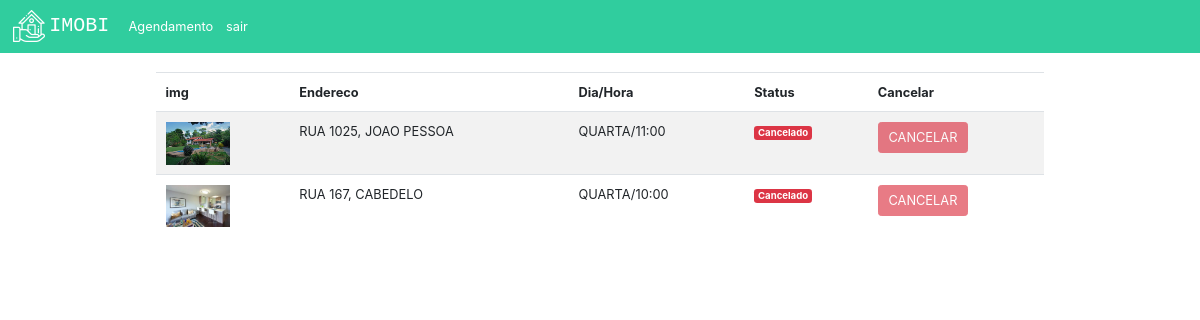
Screenshot of /agendamentos (signed in) with the database file from the repository.
### plataforma/models.py (models this page shows, shortened)
class Visitas(models.Model):
    choices = (('S', 'Segunda'),
    ('T', 'Terça'),
    ('Q', 'Quarta'),
    ('QI', 'Quinta'),
    ('SE', 'Sexta'),
    ('SA', 'Sabado'),
    ('D', 'Domingo'))
    choices_status = (('A', 'Agendado'),
    ('F', 'Finalizado'),
    ('C', 'Cancelado'))
    imovel = models.ForeignKey(Imovei, on_delete=models.DO_NOTHING)
    usuario = models.ForeignKey(User, on_delete=models.DO_NOTHING)
    dia = models.CharField(max_length=20)
    horario = models.TimeField()
    status = models.CharField(max_length=1, choices=choices_status, default="A")

class Imovei(models.Model):
    choices = (('V', 'Venda'),
               ('A', 'Aluguel'))
    choices_imovel = (('A', 'Apartamento'),
                      ('C', 'Casa'))
    imagens = models.ManyToManyField(Imagem)
    valor = models.FloatField()
    quartos = models.IntegerField()
    tamanho = models.FloatField()
    cidade = models.ForeignKey(Cidade, on_delete=models.DO_NOTHING)
    rua = models.CharField(max_length=50)
    tipo = models.CharField(max_length=1, choices=choices)
    tipo_imovel = models.CharField(max_length=1, choices=choices_imovel)
    numero = models.IntegerField()
    descricao = models.TextField()
    dias_visita = models.ManyToManyField(DiasVisita)
    horarios = models.ManyToManyField(Horario)

class Imagem(models.Model):
    img = models.ImageField(upload_to='img')
    def __str__(self) -> str:
        return self.img.url

class Cidade(models.Model):
    nome = models.CharField(max_length=30)
    def __str__(self) -> str:
        return self.nome

### plataforma/views.py (the view)
# urls.py: path('agendamentos' , views.agendamentos, name='agendamentos'),
def agendamentos(request):
    visitas = Visitas.objects.filter(usuario=request.user)
    return render(request, "agendamentos.html", {'visitas': visitas})

### templates/agendamentos.html (shortened to what this page needs)
{% extends 'base.html' %}
{% load static %}
{% block 'head' %}
<link rel="stylesheet" href="{% static 'plataforma/css/home.css' %}">
{% endblock  %}
{% block 'body' %}
    <div class="container">
        <br>
        <table class="table table-striped">
        <thead>
            <tr>
                <th scope="col">img</th>
                <th scope="col">Endereco</th>
                <th scope="col">Dia/Hora</th>
                <th scope="col">Status</th>
                <th scope="col">Cancelar</th>
            </tr>
        </thead>
        <tbody>
            {% for visita in visitas %}
                <tr>
                    <th><img width="80" src="{{visita.imovel.imagens.all.0}}"></th>
                    <td>{{visita.imovel.rua}}, {{visita.imovel.cidade}}</td>
                    <td>{{visita.dia}}/{{visita.horario}}</td>
                    <td>
                        {% if visita.status == "C" %}
                            <span class="badge badge-danger">Cancelado</span>
                        {% endif %}
                    </td>
                    <td>
                        {% if visita.status == "A" %}
                            <a href="{% url 'cancelar_agendamento' visita.id %}" class="btn btn-danger">CANCELAR</a>
                        {% else %}
                            <a href="" class="btn btn-danger disabled">CANCELAR</a>
                        {% endif %}
                    </td>
                </tr>
            {% endfor %}
        </tbody>
    </table>
    </div>
{% endblock  %}

### templates/static/plataforma/css/home.css (style rules this page uses)
html { zoom: 80% }

### rows the page displays
Visitas: imovel.imagens.all.0 (picture), imovel.rua "RUA 1025", imovel.cidade "JOAO PESSOA", dia "QUARTA", horario "11:00", status "Cancelado"
Visitas: imovel.imagens.all.0 (picture), imovel.rua "RUA 167", imovel.cidade "CABEDELO", dia "QUARTA", horario "10:00", status "Cancelado"
